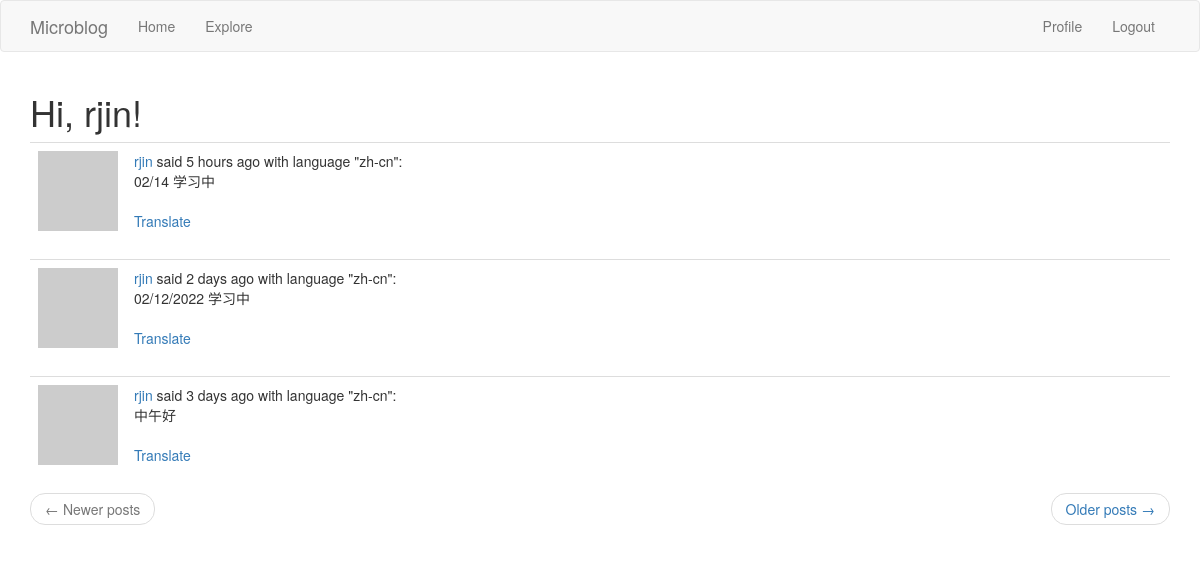
The page /explore (signed in) on the database as committed earlier.
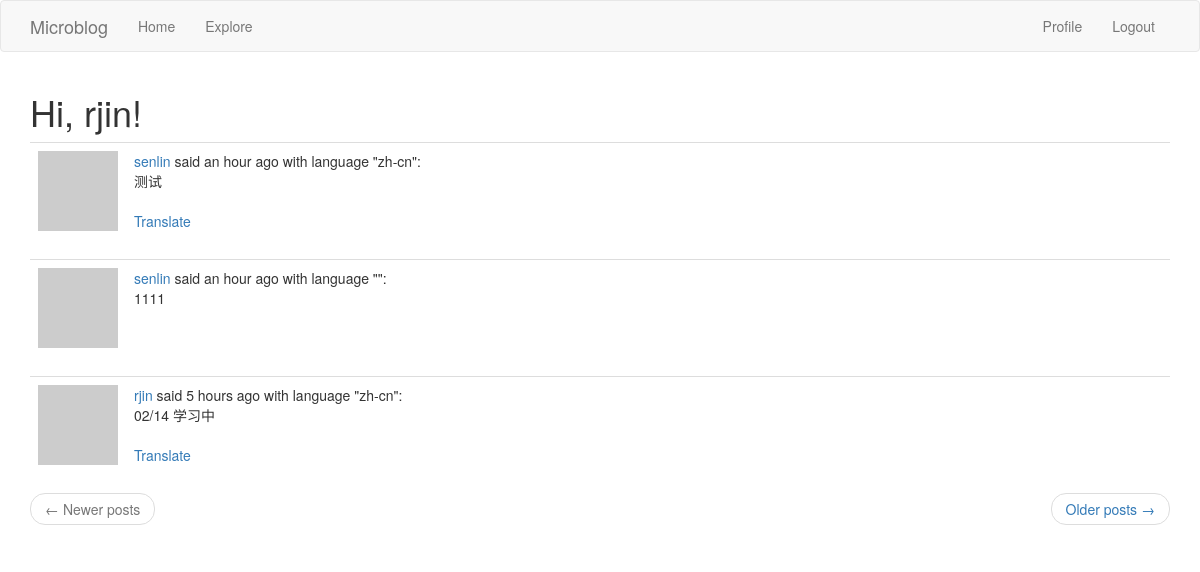
The same page on the database as committed later.
### app/models.py (models this page shows, shortened)
class User(UserMixin, db.Model):
    id = db.Column(db.Integer, primary_key=True)
    username = db.Column(db.String(64), index=True, unique=True)
    email = db.Column(db.String(120), index=True, unique=True)
    password_hash = db.Column(db.String(128))
    posts = db.relationship('Post', backref='author', lazy='dynamic')
    about_me = db.Column(db.String(140))
    last_seen = db.Column(db.DateTime, default=datetime.utcnow)
    followed = db.relationship(
        'User', secondary=followers,
        primaryjoin=(followers.c.follower_id == id),
        secondaryjoin=(followers.c.followed_id == id),
        backref=db.backref('followers', lazy='dynamic'), lazy='dynamic')
    def avatar(self, size):
        digest = md5(self.email.lower().encode('utf-8')).hexdigest()
        return 'https://www.gravatar.com/avatar/{}?d=identicon&s={}'.format(
            digest, size)

class Post(db.Model):
    id = db.Column(db.Integer, primary_key=True)
    body = db.Column(db.String(140))
    timestamp = db.Column(db.DateTime, index=True, default=datetime.utcnow)
    user_id = db.Column(db.Integer, db.ForeignKey('user.id'))
    language = db.Column(db.String(5))

### app/main/routes.py (the view)
@bp.route('/explore')
@login_required
def explore():
    page = request.args.get('page', 1, type=int)
    posts = Post.query.order_by(Post.timestamp.desc()).paginate(
        page, current_app.config['POSTS_PER_PAGE'], False)
    next_url = url_for('main.explore', page=posts.next_num) \
        if posts.has_next else None
    prev_url = url_for('main.explore', page=posts.prev_num) \
        if posts.has_prev else None
    return render_template('index.html', title=_('Explore'),
                           posts=posts.items, next_url=next_url,
                           prev_url=prev_url)

### app/main/routes.py (called while the page is built)
@bp.before_app_request
def before_request():
    if current_user.is_authenticated:
        current_user.last_seen = datetime.utcnow()
        db.session.commit()
    g.locale = str(get_locale())

### app/models.py (called while the page is built)
@login.user_loader
def load_user(id):
    return User.query.get(int(id))

### app/templates/index.html (shortened to what this page needs)
{% extends "base.html" %}
{% import 'bootstrap/wtf.html' as wtf %}
{% block app_content %}
    <h1>Hi, {{ current_user.username }}!</h1>
    {% for post in posts %}
        {% include '_post.html' %}
    {% endfor %}
    <nav aria-label="...">
        <ul class="pager">
            <li class="previous{% if not prev_url %} disabled{% endif %}">
                <a href="{{ prev_url or '#' }}">
                    <span aria-hidden="true">&larr;</span> Newer posts
                </a>
            </li>
            <li class="next{% if not next_url %} disabled{% endif %}">
                <a href="{{ next_url or '#' }}">
                    Older posts <span aria-hidden="true">&rarr;</span>
                </a>
            </li>
        </ul>
    </nav>
{% endblock %}

### app/templates/base.html (shortened to what this page needs)
{% extends 'bootstrap/base.html' %}
{% block navbar %}
<nav class="navbar navbar-default">
  <div class="container">
      <div class="navbar-header">
          <a class="navbar-brand" href="{{ url_for('main.index') }}">Microblog</a>
      </div>
      <div class="collapse navbar-collapse" id="bs-example-navbar-collapse-1">
          <ul class="nav navbar-nav">
              <li><a href="{{ url_for('main.index') }}">Home</a></li>
              <li><a href="{{ url_for('main.explore') }}">Explore</a></li>
          </ul>
          <ul class="nav navbar-nav navbar-right">
              {% if current_user.is_anonymous %}
              <li><a href="{{ url_for('auth.login') }}">Login</a></li>
              {% else %}
              <li><a href="{{ url_for('main.user', username=current_user.username) }}">Profile</a></li>
              <li><a href="{{ url_for('auth.logout') }}">Logout</a></li>
              {% endif %}
          </ul>
      </div>
  </div>
</nav>
{% endblock %}
{% block content %}
    <div class="container">
        {% block app_content %}{% endblock %}
    </div>
{% endblock %}

### app/templates/_post.html
<table class="table table-hover">
    <tr>
        <td width="70px">
            <a href="{{ url_for('main.user', username=post.author.username) }}">
                <img src="{{ post.author.avatar(70) }}" />
            </a>
        </td>
        <td>
            <a href="{{ url_for('main.user', username=post.author.username) }}">
                {{ post.author.username }}
            </a>
            said {{ moment(post.timestamp).fromNow() }} with language "{{ post.language }}":
            <br>
            <span id="post{{ post.id }}">{{ post.body }}</span>
            {% if post.language and post.language != g.locale %}
            <br><br>
            <span id="translation{{ post.id }}">
                <a href="javascript:translate(
                            '#post{{ post.id }}',
                            '#translation{{ post.id }}',
                            '{{ post.language }}',
                            '{{ g.locale }}');">{{ _('Translate') }}</a>
            </span>
            {% endif %}
        </td>
    </tr>
</table>

Rows that differ between the two databases and show on the page:
no longer on this page (row unchanged): Post: author.username "rjin", timestamp "2 days ago", language "zh-cn", body "02/12/2022 学习中"
no longer on this page (row unchanged): Post: author.username "rjin", timestamp "3 days ago", language "zh-cn", body "中午好"
added Post: author.username "senlin", timestamp "an hour ago", language "zh-cn", body "测试"
added Post: author.username "senlin", timestamp "an hour ago", body "1111"
